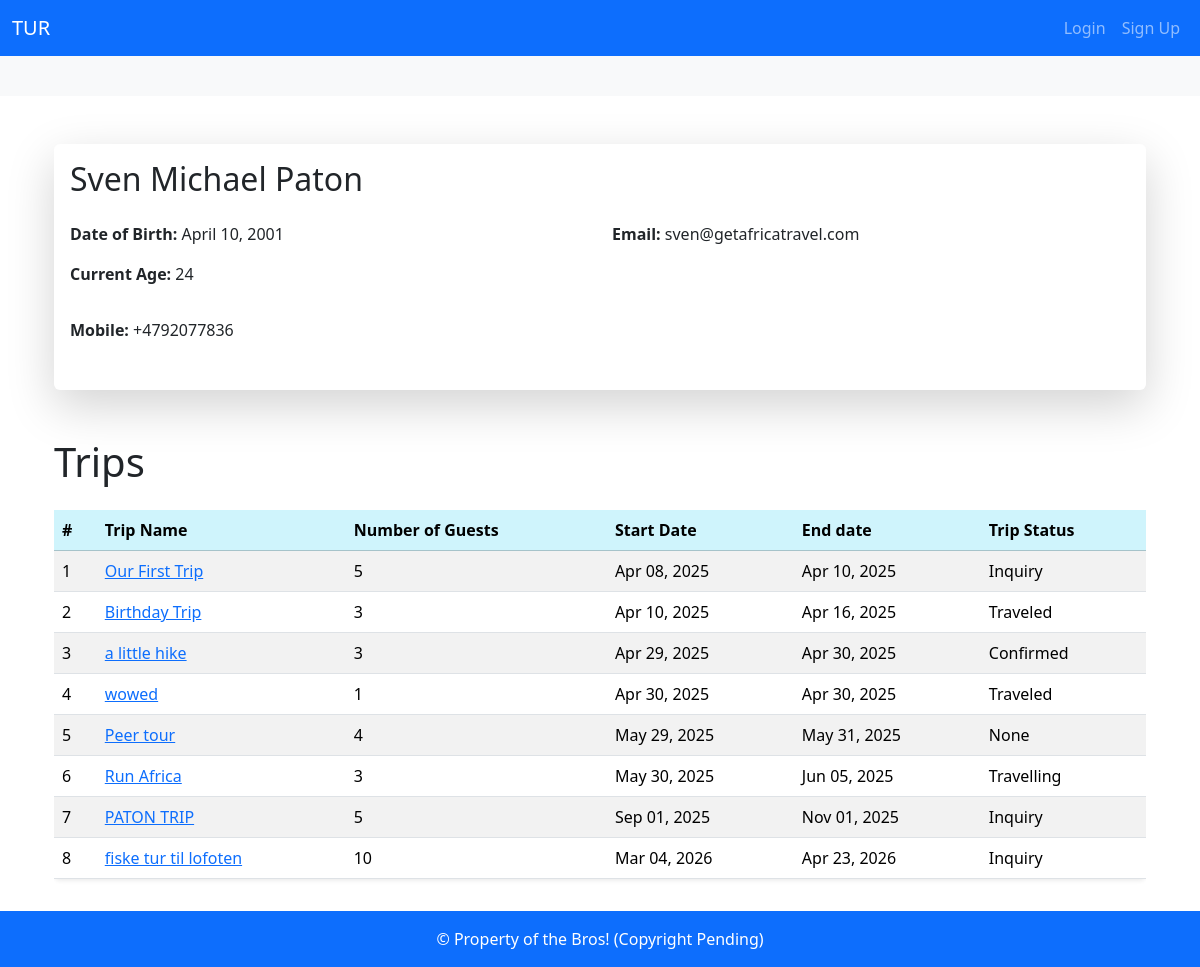
/guest/1, run on an earlier commit of the app's database.
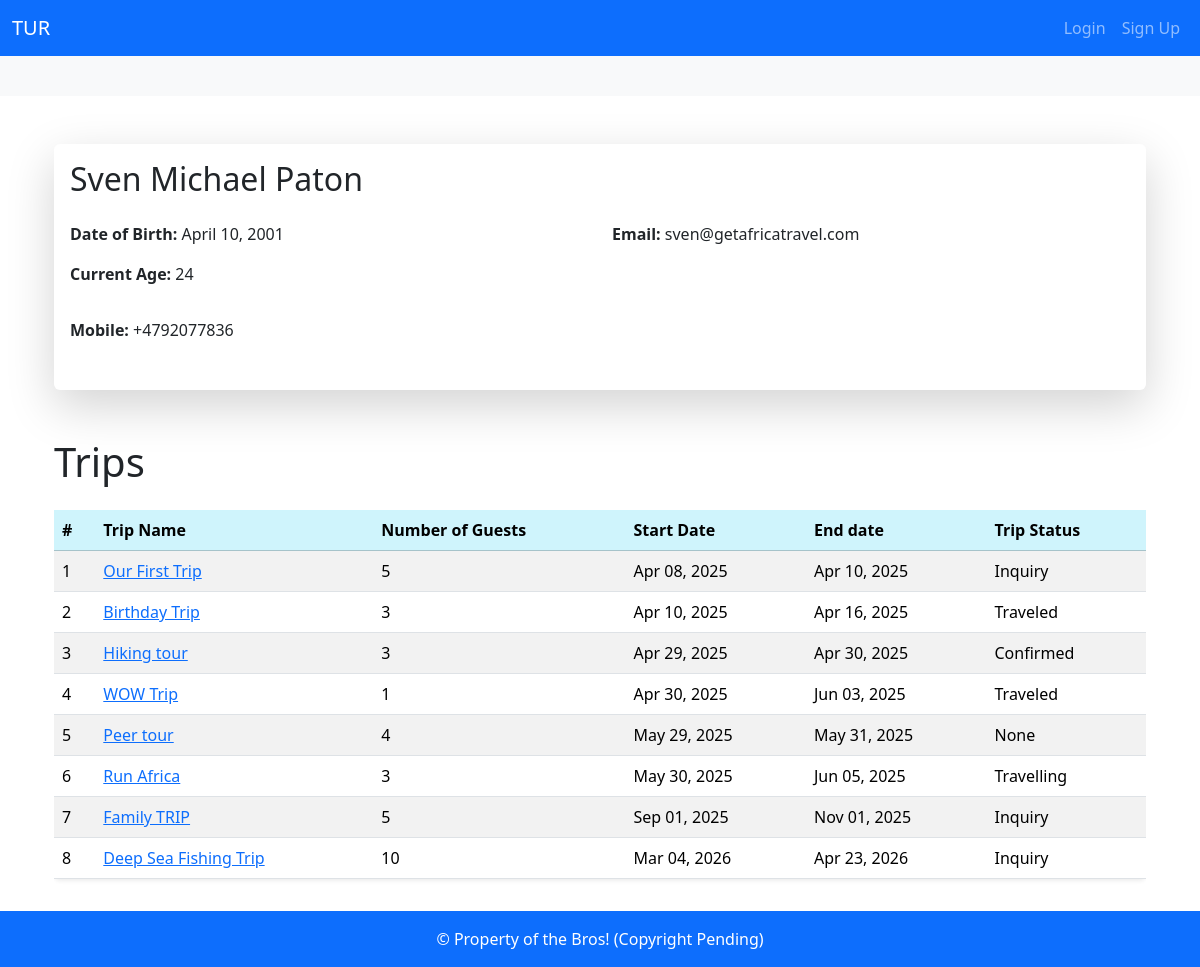
And on a later commit of the database.
### booking_system/models.py (models this page shows, shortened)
class Trip(models.Model):
    name = models.CharField(max_length=64)
    number_of_guests = models.IntegerField()
    guests = models.ManyToManyField(Guest, related_name="trips", blank=True)
    start_date = models.DateField()
    end_date = models.DateField()
    generated = models.ForeignKey(Generated, on_delete=models.SET_NULL, blank=True, null=True)
    agent = models.ForeignKey(Agent, on_delete=models.SET_NULL, blank=True, null=True)
    payment_status = models.ForeignKey(PaymentStatus, on_delete=models.PROTECT, blank=True, null=True)
    trip_status = models.ForeignKey(TripStatus, on_delete=models.PROTECT, blank=True, null=True)
    no_consultant = models.ForeignKey(
        Consultant, on_delete=models.PROTECT, null=True, blank=True, related_name="no_consultant_trips", verbose_name='Norwegian consultant')
    sa_consultant = models.ForeignKey(
        Consultant, on_delete=models.PROTECT, null=True, blank=True, related_name="sa_consultant_trips", verbose_name='South African consultant')
    note = models.TextField(blank=True, null=True)
    class Meta:
        ordering = ["start_date"]
    def __str__(self):
        return self.name

class TripStatus(models.Model):
    title = models.CharField(max_length=255, unique=True)
    description = models.CharField(max_length=255, blank= True, null=True)
    class Meta:
        verbose_name_plural = "TripStatuses"
    def __str__(self):
        return self.title

### booking_system/views.py (the view)
# urls.py: path("guest/<int:guest_id>", views.guest_view, name='guest_view'),
def guest_view(request,guest_id):
    guest = get_object_or_404(Guest,id=guest_id)
    trips = guest.trips.all()
    print(guest,trips)
    return render(request, 'booking_system/guest/guest_view.html',
                  {'guest': guest,
                   'trips':trips,})

### booking_system/models.py (called while the page is built)
    def __str__(self):
        if self.middle_name:
            return f"{self.first_name} {self.middle_name} {self.last_name}"
        else:
            return f"{self.first_name} {self.last_name}"

    def age(self):
        if self.date_of_birth:
            today = date.date.today()
            dob = self.date_of_birth
            return today.year - dob.year - ((today.month, today.day) < (dob.month, dob.day))
        return None

### booking_system/templates/booking_system/guest/guest_view.html (shortened to what this page needs)
{%extends "base.html" %}
{%block body%}
<div class="container mt-5">
  <div class="card shadow-lg border-0">
    <div class="card-body">
      <h2 class="card-title mb-4">{{ guest  }}</h2>
      <div class="row mb-3">
        <div class="col-md-6">
          <p><strong>Date of Birth:</strong> {{ guest.date_of_birth }}</p> <p><strong>Current Age:</strong> {{ guest.age }}</p>
        </div>
        <div class="col-md-6">
          <p><strong>Email:</strong> {{ guest.email }}</p>
        </div>
      </div>
      <div class="row mb-3">
        <div class="col-md-6">
          <p><strong>Mobile:</strong> {{ guest.mobile }} </p>
        </div>
      </div>
    </div>
  </div>
</div>
  {% include "booking_system/partials/trip_list.html" %}
{% endblock %}

### booking_system/templates/booking_system/partials/trip_list.html
<div class="container mt-5">
    <h1 class="mb-4"> Trips</h1>
    <div class="table-responsive">
        <table class="table table-striped table-hover shadow-sm rounded">
            <thead class="table-info">
                <tr>
                    <th>#</th>
                    <th>Trip Name</th>
                    <th>Number of Guests</th>
                    <th>Start Date</th>
                    <th>End date</th>
                    <th>Trip Status</th>
                </tr>
            </thead>
            <tbody>
                {% for trip in trips %}
                <tr class="position-relative">
                    <td>{{ forloop.counter }}</td>
                    <td>
                    <a href="{% url 'view_trip' trip.id %}">{{ trip.name }}</a>
                    </td>
                    <td>{{ trip.number_of_guests }}</td>
                    <td>{{ trip.start_date|date:"M d, Y" }}</td>
                    <td>{{ trip.end_date|date:"M d, Y" }}</td>
                    <td>{{ trip.trip_status}}</td>
                </tr>
                {% empty %}
                <tr>
                    <td colspan="5" class="text-center">No trips found.</td>
                </tr>
                {% endfor %}
            </tbody>
        </table>
    </div>
</div>

What changed in the data, as far as the page shows it:
changed Trip "Confirmed": name "a little hike" → "Hiking tour"
changed Trip: name "wowed" → "WOW Trip"; end_date "Apr 30, 2025" → "Jun 03, 2025"
changed Trip: name "PATON TRIP" → "Family TRIP"
changed Trip: name "fiske tur til lofoten" → "Deep Sea Fishing Trip"
